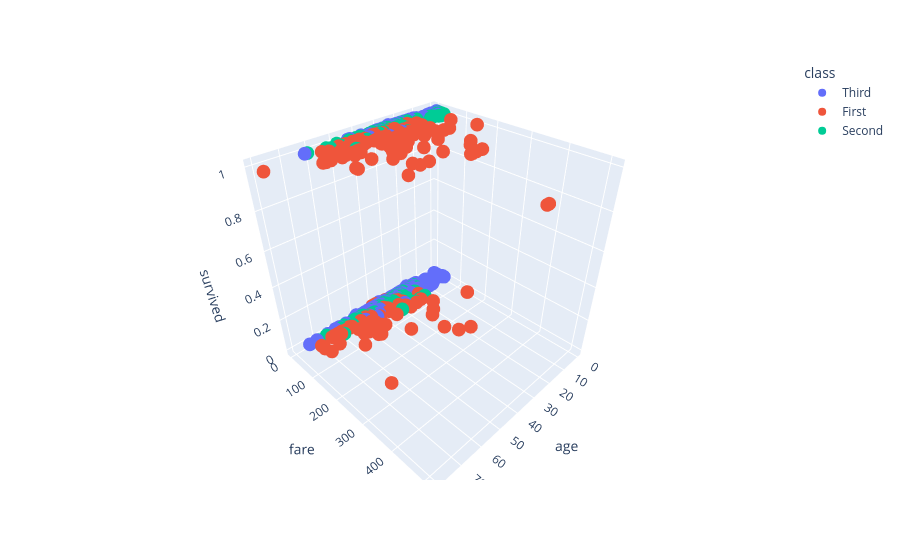

Notebook source saved alongside this figure:
### Code cell
# now i want to create the 3d plot using plotly on the titanic dataset
fig = px.scatter_3d(df, x='age', y='fare', z='survived', color='class')
fig.show()

### Figure 1 — Plotly figure (JSON) as saved in the notebook; plotly's stock layout.template omitted (floating-point values rounded to 4 significant figures; data arrays with more than 128 entries replaced by an {"elided": "..."} marker saying what was removed)
{"data": [{"hovertemplate": "class=Third<br>age=%{x}<br>fare=%{y}<br>survived=%{z}<extra></extra>", "legendgroup": "Third", "marker": {"color": "#636efa", "symbol": "circle"}, "mode": "markers", "name": "Third", "scene": "scene", "showlegend": true, "type": "scatter3d", "x": {"elided": "491 float values"}, "y": {"elided": "491 float values"}, "z": {"elided": "491 int values"}}, {"hovertemplate": "class=First<br>age=%{x}<br>fare=%{y}<br>survived=%{z}<extra></extra>", "legendgroup": "First", "marker": {"color": "#EF553B", "symbol": "circle"}, "mode": "markers", "name": "First", "scene": "scene", "showlegend": true, "type": "scatter3d", "x": {"elided": "216 float values"}, "y": {"elided": "216 float values"}, "z": {"elided": "216 int values"}}, {"hovertemplate": "class=Second<br>age=%{x}<br>fare=%{y}<br>survived=%{z}<extra></extra>", "legendgroup": "Second", "marker": {"color": "#00cc96", "symbol": "circle"}, "mode": "markers", "name": "Second", "scene": "scene", "showlegend": true, "type": "scatter3d", "x": {"elided": "184 float values"}, "y": {"elided": "184 float values"}, "z": {"elided": "184 int values"}}], "layout": {"legend": {"title": {"text": "class"}, "tracegroupgap": 0}, "margin": {"t": 60}, "scene": {"domain": {"x": [0, 1], "y": [0, 1]}, "xaxis": {"title": {"text": "age"}}, "yaxis": {"title": {"text": "fare"}}, "zaxis": {"title": {"text": "survived"}}}}}
